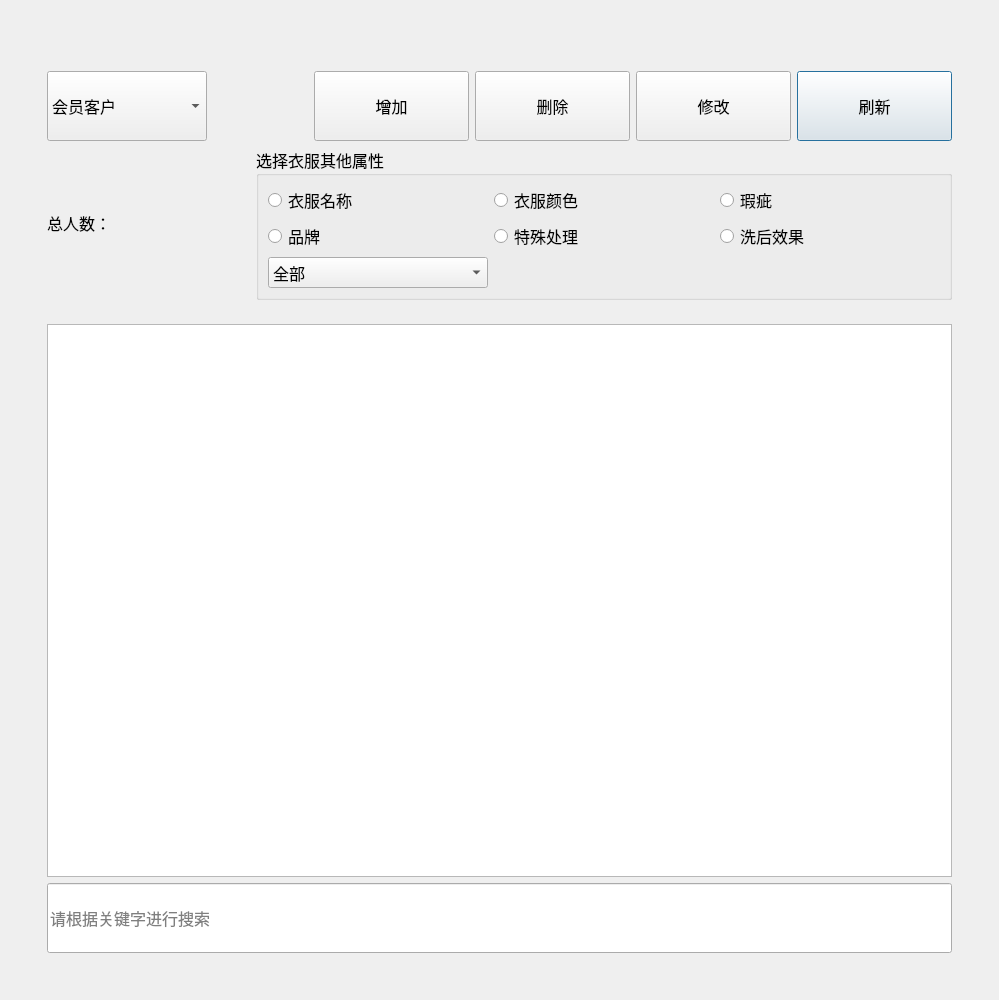
<?xml version="1.0" encoding="UTF-8"?>
<ui version="4.0">
 <class>dlgAdd</class>
 <widget class="QDialog" name="dlgAdd">
  <property name="geometry">
   <rect>
    <x>0</x>
    <y>0</y>
    <width>999</width>
    <height>1000</height>
   </rect>
  </property>
  <property name="minimumSize">
   <size>
    <width>0</width>
    <height>0</height>
   </size>
  </property>
  <property name="maximumSize">
   <size>
    <width>1000</width>
    <height>1170</height>
   </size>
  </property>
  <property name="font">
   <font>
    <family>微软雅黑</family>
    <pointsize>12</pointsize>
   </font>
  </property>
  <property name="windowTitle">
   <string>添加</string>
  </property>
  <layout class="QGridLayout" name="gridLayout">
   <item row="0" column="0">
    <layout class="QGridLayout" name="gridLayout_4">
     <item row="0" column="0">
      <widget class="QWidget" name="widget_6" native="true">
       <property name="font">
        <font>
         <family>微软雅黑</family>
         <pointsize>12</pointsize>
        </font>
       </property>
       <layout class="QGridLayout" name="gridLayout_10">
        <item row="0" column="0">
         <widget class="QWidget" name="all_2" native="true">
          <property name="font">
           <font>
            <family>微软雅黑</family>
            <pointsize>12</pointsize>
           </font>
          </property>
          <layout class="QGridLayout" name="gridLayout_7">
           <item row="0" column="0" rowspan="2" colspan="2">
            <widget class="QWidget" name="downall" native="true">
             <property name="font">
              <font>
               <family>微软雅黑</family>
               <pointsize>12</pointsize>
              </font>
             </property>
             <layout class="QGridLayout" name="gridLayout_5">
              <item row="0" column="0">
               <widget class="QWidget" name="up" native="true">
                <property name="font">
                 <font>
                  <family>微软雅黑</family>
                  <pointsize>12</pointsize>
                 </font>
                </property>
                <layout class="QGridLayout" name="gridLayout_9"/>
               </widget>
              </item>
              <item row="2" column="0">
               <widget class="QWidget" name="down" native="true">
                <property name="font">
                 <font>
                  <family>微软雅黑</family>
                  <pointsize>12</pointsize>
                 </font>
                </property>
                <layout class="QGridLayout" name="gridLayout_8">
                 <item row="0" column="0">
                  <widget class="QTableWidget" name="tableWidget">
                   <property name="font">
                    <font>
                     <family>微软雅黑</family>
                     <pointsize>12</pointsize>
                    </font>
                   </property>
                   <attribute name="horizontalHeaderVisible">
                    <bool>true</bool>
                   </attribute>
                   <attribute name="horizontalHeaderCascadingSectionResizes">
                    <bool>false</bool>
                   </attribute>
                   <attribute name="horizontalHeaderMinimumSectionSize">
                    <number>20</number>
                   </attribute>
                   <attribute name="horizontalHeaderDefaultSectionSize">
                    <number>140</number>
                   </attribute>
                   <attribute name="horizontalHeaderShowSortIndicator" stdset="0">
                    <bool>true</bool>
                   </attribute>
                   <attribute name="verticalHeaderVisible">
                    <bool>false</bool>
                   </attribute>
                   <attribute name="verticalHeaderDefaultSectionSize">
                    <number>60</number>
                   </attribute>
                  </widget>
                 </item>
                 <item row="1" column="0">
                  <widget class="QLineEdit" name="LeSearch">
                   <property name="minimumSize">
                    <size>
                     <width>0</width>
                     <height>70</height>
                    </size>
                   </property>
                   <property name="maximumSize">
                    <size>
                     <width>16777215</width>
                     <height>16777215</height>
                    </size>
                   </property>
                   <property name="font">
                    <font>
                     <family>微软雅黑</family>
                     <pointsize>12</pointsize>
                    </font>
                   </property>
                   <property name="placeholderText">
                    <string>请根据关键字进行搜索</string>
                   </property>
                  </widget>
                 </item>
                </layout>
               </widget>
              </item>
              <item row="1" column="0">
               <widget class="QWidget" name="mid" native="true">
                <property name="font">
                 <font>
                  <family>微软雅黑</family>
                  <pointsize>12</pointsize>
                 </font>
                </property>
                <layout class="QGridLayout" name="gridLayout_3">
                 <item row="0" column="0" colspan="2">
                  <widget class="QComboBox" name="choseCBox">
                   <property name="minimumSize">
                    <size>
                     <width>160</width>
                     <height>70</height>
                    </size>
                   </property>
                   <property name="maximumSize">
                    <size>
                     <width>16777215</width>
                     <height>16777215</height>
                    </size>
                   </property>
                   <property name="font">
                    <font>
                     <family>微软雅黑</family>
                     <pointsize>12</pointsize>
                    </font>
                   </property>
                   <item>
                    <property name="text">
                     <string>会员客户</string>
                    </property>
                   </item>
                   <item>
                    <property name="text">
                     <string>衣物种类</string>
                    </property>
                   </item>
                   <item>
                    <property name="text">
                     <string>员工账号</string>
                    </property>
                   </item>
                  </widget>
                 </item>
                 <item row="0" column="8">
                  <widget class="QPushButton" name="BtnreFresh">
                   <property name="minimumSize">
                    <size>
                     <width>155</width>
                     <height>70</height>
                    </size>
                   </property>
                   <property name="maximumSize">
                    <size>
                     <width>155</width>
                     <height>70</height>
                    </size>
                   </property>
                   <property name="font">
                    <font>
                     <family>微软雅黑</family>
                     <pointsize>12</pointsize>
                    </font>
                   </property>
                   <property name="text">
                    <string>刷新</string>
                   </property>
                  </widget>
                 </item>
                 <item row="0" column="6">
                  <widget class="QPushButton" name="BtnDelete">
                   <property name="minimumSize">
                    <size>
                     <width>155</width>
                     <height>70</height>
                    </size>
                   </property>
                   <property name="maximumSize">
                    <size>
                     <width>155</width>
                     <height>70</height>
                    </size>
                   </property>
                   <property name="font">
                    <font>
                     <family>微软雅黑</family>
                     <pointsize>12</pointsize>
                    </font>
                   </property>
                   <property name="text">
                    <string>删除</string>
                   </property>
                  </widget>
                 </item>
                 <item row="1" column="4" colspan="5">
                  <widget class="QGroupBox" name="groupBox">
                   <property name="font">
                    <font>
                     <family>微软雅黑</family>
                     <pointsize>12</pointsize>
                    </font>
                   </property>
                   <property name="title">
                    <string>选择衣服其他属性</string>
                   </property>
                   <layout class="QGridLayout" name="gridLayout_2">
                    <item row="4" column="1">
                     <widget class="QRadioButton" name="ClothesTreatment">
                      <property name="minimumSize">
                       <size>
                        <width>220</width>
                        <height>0</height>
                       </size>
                      </property>
                      <property name="font">
                       <font>
                        <family>微软雅黑</family>
                        <pointsize>12</pointsize>
                       </font>
                      </property>
                      <property name="text">
                       <string>特殊处理</string>
                      </property>
                     </widget>
                    </item>
                    <item row="5" column="0">
                     <widget class="QComboBox" name="CBWashWay">
                      <property name="minimumSize">
                       <size>
                        <width>0</width>
                        <height>30</height>
                       </size>
                      </property>
                      <property name="font">
                       <font>
                        <family>微软雅黑</family>
                        <pointsize>12</pointsize>
                       </font>
                      </property>
                      <item>
                       <property name="text">
                        <string>全部</string>
                       </property>
                      </item>
                      <item>
                       <property name="text">
                        <string>干洗</string>
                       </property>
                      </item>
                      <item>
                       <property name="text">
                        <string>水洗</string>
                       </property>
                      </item>
                      <item>
                       <property name="text">
                        <string>皮衣</string>
                       </property>
                      </item>
                      <item>
                       <property name="text">
                        <string>单烫</string>
                       </property>
                      </item>
                      <item>
                       <property name="text">
                        <string>其他</string>
                       </property>
                      </item>
                     </widget>
                    </item>
                    <item row="1" column="0">
                     <widget class="QRadioButton" name="ClothesNameAndPrice">
                      <property name="minimumSize">
                       <size>
                        <width>220</width>
                        <height>0</height>
                       </size>
                      </property>
                      <property name="font">
                       <font>
                        <family>微软雅黑</family>
                        <pointsize>12</pointsize>
                       </font>
                      </property>
                      <property name="text">
                       <string>衣服名称</string>
                      </property>
                     </widget>
                    </item>
                    <item row="1" column="1">
                     <widget class="QRadioButton" name="ClothesColor">
                      <property name="minimumSize">
                       <size>
                        <width>220</width>
                        <height>0</height>
                       </size>
                      </property>
                      <property name="font">
                       <font>
                        <family>微软雅黑</family>
                        <pointsize>12</pointsize>
                       </font>
                      </property>
                      <property name="text">
                       <string>衣服颜色</string>
                      </property>
                     </widget>
                    </item>
                    <item row="1" column="2">
                     <widget class="QRadioButton" name="ClothesDefect">
                      <property name="minimumSize">
                       <size>
                        <width>220</width>
                        <height>0</height>
                       </size>
                      </property>
                      <property name="font">
                       <font>
                        <family>微软雅黑</family>
                        <pointsize>12</pointsize>
                       </font>
                      </property>
                      <property name="text">
                       <string>瑕疵</string>
                      </property>
                     </widget>
                    </item>
                    <item row="4" column="2">
                     <widget class="QRadioButton" name="ClothesEffect">
                      <property name="minimumSize">
                       <size>
                        <width>220</width>
                        <height>0</height>
                       </size>
                      </property>
                      <property name="font">
                       <font>
                        <family>微软雅黑</family>
                        <pointsize>12</pointsize>
                       </font>
                      </property>
                      <property name="text">
                       <string>洗后效果</string>
                      </property>
                     </widget>
                    </item>
                    <item row="4" column="0">
                     <widget class="QRadioButton" name="ClothesBrand">
                      <property name="minimumSize">
                       <size>
                        <width>220</width>
                        <height>0</height>
                       </size>
                      </property>
                      <property name="font">
                       <font>
                        <family>微软雅黑</family>
                        <pointsize>12</pointsize>
                       </font>
                      </property>
                      <property name="text">
                       <string>品牌</string>
                      </property>
                     </widget>
                    </item>
                   </layout>
                  </widget>
                 </item>
                 <item row="1" column="0" colspan="4">
                  <widget class="QLabel" name="LbCount">
                   <property name="maximumSize">
                    <size>
                     <width>16777215</width>
                     <height>70</height>
                    </size>
                   </property>
                   <property name="font">
                    <font>
                     <family>微软雅黑</family>
                     <pointsize>12</pointsize>
                    </font>
                   </property>
                   <property name="text">
                    <string>总人数：</string>
                   </property>
                  </widget>
                 </item>
                 <item row="0" column="7">
                  <widget class="QPushButton" name="BetnUpdate">
                   <property name="minimumSize">
                    <size>
                     <width>155</width>
                     <height>70</height>
                    </size>
                   </property>
                   <property name="maximumSize">
                    <size>
                     <width>155</width>
                     <height>70</height>
                    </size>
                   </property>
                   <property name="font">
                    <font>
                     <family>微软雅黑</family>
                     <pointsize>12</pointsize>
                    </font>
                   </property>
                   <property name="text">
                    <string>修改</string>
                   </property>
                  </widget>
                 </item>
                 <item row="0" column="5">
                  <widget class="QPushButton" name="BtnAdd">
                   <property name="minimumSize">
                    <size>
                     <width>155</width>
                     <height>70</height>
                    </size>
                   </property>
                   <property name="maximumSize">
                    <size>
                     <width>155</width>
                     <height>70</height>
                    </size>
                   </property>
                   <property name="font">
                    <font>
                     <family>微软雅黑</family>
                     <pointsize>12</pointsize>
                    </font>
                   </property>
                   <property name="text">
                    <string>增加</string>
                   </property>
                  </widget>
                 </item>
                </layout>
               </widget>
              </item>
             </layout>
            </widget>
           </item>
          </layout>
         </widget>
        </item>
       </layout>
      </widget>
     </item>
    </layout>
   </item>
  </layout>
 </widget>
 <tabstops>
  <tabstop>choseCBox</tabstop>
 </tabstops>
 <resources/>
 <connections/>
</ui>
